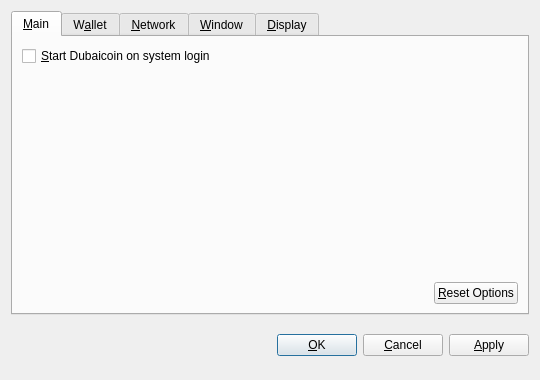
<?xml version="1.0" encoding="UTF-8"?>
<ui version="4.0">
 <class>OptionsDialog</class>
 <widget class="QDialog" name="OptionsDialog">
  <property name="geometry">
   <rect>
    <x>0</x>
    <y>0</y>
    <width>540</width>
    <height>380</height>
   </rect>
  </property>
  <property name="windowTitle">
   <string>Options</string>
  </property>
  <property name="modal">
   <bool>true</bool>
  </property>
  <layout class="QVBoxLayout" name="verticalLayout">
   <item>
    <widget class="QTabWidget" name="tabWidget">
     <property name="tabPosition">
      <enum>QTabWidget::North</enum>
     </property>
     <property name="currentIndex">
      <number>0</number>
     </property>
     <widget class="QWidget" name="tabMain">
      <attribute name="title">
       <string>&amp;Main</string>
      </attribute>
      <layout class="QVBoxLayout" name="verticalLayout_Main">
       <item>
        <widget class="QCheckBox" name="bitcoinAtStartup">
         <property name="toolTip">
          <string>Automatically start Dubaicoin after logging in to the system.</string>
         </property>
         <property name="text">
          <string>&amp;Start Dubaicoin on system login</string>
         </property>
        </widget>
       </item>
       <item>
        <spacer name="verticalSpacer_Main">
         <property name="orientation">
          <enum>Qt::Vertical</enum>
         </property>
         <property name="sizeHint" stdset="0">
          <size>
           <width>20</width>
           <height>40</height>
          </size>
         </property>
        </spacer>
       </item>
       <item>
        <layout class="QHBoxLayout" name="horizontalLayout_2_Main">
         <item>
          <spacer name="horizontalSpacer_2_Main">
           <property name="orientation">
            <enum>Qt::Horizontal</enum>
           </property>
           <property name="sizeHint" stdset="0">
            <size>
             <width>40</width>
             <height>20</height>
            </size>
           </property>
          </spacer>
         </item>
         <item>
          <widget class="QPushButton" name="resetButton">
           <property name="toolTip">
            <string>Reset all client options to default.</string>
           </property>
           <property name="text">
            <string>&amp;Reset Options</string>
           </property>
           <property name="autoDefault">
            <bool>false</bool>
           </property>
          </widget>
         </item>
        </layout>
       </item>
      </layout>
     </widget>
     <widget class="QWidget" name="tabWallet">
      <attribute name="title">
       <string>W&amp;allet</string>
      </attribute>
      <layout class="QVBoxLayout" name="verticalLayout_Network">
       <item>
        <widget class="QLabel" name="transactionFeeInfoLabel">
         <property name="text">
          <string>Optional transaction fee per kB that helps make sure your transactions are processed quickly. Most transactions are 1 kB.</string>
         </property>
         <property name="textFormat">
          <enum>Qt::PlainText</enum>
         </property>
         <property name="wordWrap">
          <bool>true</bool>
         </property>
        </widget>
       </item>
       <item>
        <layout class="QHBoxLayout" name="horizontalLayout_1_Main">
         <item>
          <widget class="QLabel" name="transactionFeeLabel">
           <property name="text">
            <string>Pay transaction &amp;fee</string>
           </property>
           <property name="textFormat">
            <enum>Qt::PlainText</enum>
           </property>
           <property name="buddy">
            <cstring>transactionFee</cstring>
           </property>
          </widget>
         </item>
         <item>
          <widget class="BitcoinAmountField" name="transactionFee"/>
         </item>
         <item>
          <spacer name="horizontalSpacer_1_Main">
           <property name="orientation">
            <enum>Qt::Horizontal</enum>
           </property>
           <property name="sizeHint" stdset="0">
            <size>
             <width>40</width>
             <height>20</height>
            </size>
           </property>
          </spacer>
         </item>
        </layout>
       </item>
       <item>
        <widget class="QLabel" name="label">
         <property name="text">
          <string>If you disable the spending of unconfirmed change, the change from a transaction cannot be used until that transaction has at least one confirmation. This also affects how your balance is computed.</string>
         </property>
         <property name="wordWrap">
          <bool>true</bool>
         </property>
        </widget>
       </item>
       <item>
        <widget class="QCheckBox" name="spendZeroConfChange">
         <property name="text">
          <string>Spend unconfirmed change  (experts only)</string>
         </property>
        </widget>
       </item>
       <item>
        <spacer name="verticalSpacer">
         <property name="orientation">
          <enum>Qt::Vertical</enum>
         </property>
         <property name="sizeHint" stdset="0">
          <size>
           <width>20</width>
           <height>40</height>
          </size>
         </property>
        </spacer>
       </item>
      </layout>
     </widget>
     <widget class="QWidget" name="tabNetwork">
      <attribute name="title">
       <string>&amp;Network</string>
      </attribute>
      <layout class="QVBoxLayout" name="verticalLayout_Network">
       <item>
        <widget class="QCheckBox" name="mapPortUpnp">
         <property name="toolTip">
          <string>Automatically open the Dubaicoin client port on the router. This only works when your router supports UPnP and it is enabled.</string>
         </property>
         <property name="text">
          <string>Map port using &amp;UPnP</string>
         </property>
        </widget>
       </item>
       <item>
        <widget class="QCheckBox" name="connectSocks">
         <property name="toolTip">
          <string>Connect to the Dubaicoin network through a SOCKS proxy (e.g. when connecting through Tor).</string>
         </property>
         <property name="text">
          <string>&amp;Connect through SOCKS proxy:</string>
         </property>
        </widget>
       </item>
       <item>
        <layout class="QHBoxLayout" name="horizontalLayout_Network">
         <item>
          <widget class="QLabel" name="proxyIpLabel">
           <property name="text">
            <string>Proxy &amp;IP:</string>
           </property>
           <property name="textFormat">
            <enum>Qt::PlainText</enum>
           </property>
           <property name="buddy">
            <cstring>proxyIp</cstring>
           </property>
          </widget>
         </item>
         <item>
          <widget class="QValidatedLineEdit" name="proxyIp">
           <property name="maximumSize">
            <size>
             <width>140</width>
             <height>16777215</height>
            </size>
           </property>
           <property name="toolTip">
            <string>IP address of the proxy (e.g. 127.0.0.1)</string>
           </property>
          </widget>
         </item>
         <item>
          <widget class="QLabel" name="proxyPortLabel">
           <property name="text">
            <string>&amp;Port:</string>
           </property>
           <property name="textFormat">
            <enum>Qt::PlainText</enum>
           </property>
           <property name="buddy">
            <cstring>proxyPort</cstring>
           </property>
          </widget>
         </item>
         <item>
          <widget class="QLineEdit" name="proxyPort">
           <property name="maximumSize">
            <size>
             <width>55</width>
             <height>16777215</height>
            </size>
           </property>
           <property name="toolTip">
            <string>Port of the proxy (e.g. 9050)</string>
           </property>
          </widget>
         </item>
         <item>
          <widget class="QLabel" name="socksVersionLabel">
           <property name="text">
            <string>SOCKS &amp;Version:</string>
           </property>
           <property name="textFormat">
            <enum>Qt::PlainText</enum>
           </property>
           <property name="buddy">
            <cstring>socksVersion</cstring>
           </property>
          </widget>
         </item>
         <item>
          <widget class="QValueComboBox" name="socksVersion">
           <property name="toolTip">
            <string>SOCKS version of the proxy (e.g. 5)</string>
           </property>
          </widget>
         </item>
         <item>
          <spacer name="horizontalSpacer_Network">
           <property name="orientation">
            <enum>Qt::Horizontal</enum>
           </property>
           <property name="sizeHint" stdset="0">
            <size>
             <width>40</width>
             <height>20</height>
            </size>
           </property>
          </spacer>
         </item>
        </layout>
       </item>
       <item>
        <spacer name="verticalSpacer_Network">
         <property name="orientation">
          <enum>Qt::Vertical</enum>
         </property>
         <property name="sizeHint" stdset="0">
          <size>
           <width>20</width>
           <height>40</height>
          </size>
         </property>
        </spacer>
       </item>
      </layout>
     </widget>
     <widget class="QWidget" name="tabWindow">
      <attribute name="title">
       <string>&amp;Window</string>
      </attribute>
      <layout class="QVBoxLayout" name="verticalLayout_Window">
       <item>
        <widget class="QCheckBox" name="minimizeToTray">
         <property name="toolTip">
          <string>Show only a tray icon after minimizing the window.</string>
         </property>
         <property name="text">
          <string>&amp;Minimize to the tray instead of the taskbar</string>
         </property>
        </widget>
       </item>
       <item>
        <widget class="QCheckBox" name="minimizeOnClose">
         <property name="toolTip">
          <string>Minimize instead of exit the application when the window is closed. When this option is enabled, the application will be closed only after selecting Quit in the menu.</string>
         </property>
         <property name="text">
          <string>M&amp;inimize on close</string>
         </property>
        </widget>
       </item>
       <item>
        <spacer name="verticalSpacer_Window">
         <property name="orientation">
          <enum>Qt::Vertical</enum>
         </property>
         <property name="sizeHint" stdset="0">
          <size>
           <width>20</width>
           <height>40</height>
          </size>
         </property>
        </spacer>
       </item>
      </layout>
     </widget>
     <widget class="QWidget" name="tabDisplay">
      <attribute name="title">
       <string>&amp;Display</string>
      </attribute>
      <layout class="QVBoxLayout" name="verticalLayout_Display">
       <item>
        <layout class="QHBoxLayout" name="horizontalLayout_1_Display">
         <item>
          <widget class="QLabel" name="langLabel">
           <property name="text">
            <string>User Interface &amp;language:</string>
           </property>
           <property name="textFormat">
            <enum>Qt::PlainText</enum>
           </property>
           <property name="buddy">
            <cstring>lang</cstring>
           </property>
          </widget>
         </item>
         <item>
          <widget class="QValueComboBox" name="lang">
           <property name="toolTip">
            <string>The user interface language can be set here. This setting will take effect after restarting Dubaicoin.</string>
           </property>
          </widget>
         </item>
        </layout>
       </item>
       <item>
        <layout class="QHBoxLayout" name="horizontalLayout_2_Display">
         <item>
          <widget class="QLabel" name="unitLabel">
           <property name="text">
            <string>&amp;Unit to show amounts in:</string>
           </property>
           <property name="textFormat">
            <enum>Qt::PlainText</enum>
           </property>
           <property name="buddy">
            <cstring>unit</cstring>
           </property>
          </widget>
         </item>
         <item>
          <widget class="QValueComboBox" name="unit">
           <property name="toolTip">
            <string>Choose the default subdivision unit to show in the interface and when sending coins.</string>
           </property>
          </widget>
         </item>
        </layout>
       </item>
       <item>
        <widget class="QCheckBox" name="displayAddresses">
         <property name="toolTip">
          <string>Whether to show Dubaicoin addresses in the transaction list or not.</string>
         </property>
         <property name="text">
          <string>&amp;Display addresses in transaction list</string>
         </property>
        </widget>
       </item>
       <item>
        <widget class="QCheckBox" name="coinControlFeatures">
         <property name="toolTip">
          <string>Whether to show coin control features or not.</string>
         </property>
         <property name="text">
          <string>Display coin &amp;control features (experts only!)</string>
         </property>
        </widget>
       </item>
       <item>
        <spacer name="verticalSpacer_Display">
         <property name="orientation">
          <enum>Qt::Vertical</enum>
         </property>
         <property name="sizeHint" stdset="0">
          <size>
           <width>20</width>
           <height>40</height>
          </size>
         </property>
        </spacer>
       </item>
      </layout>
     </widget>
    </widget>
   </item>
   <item>
    <layout class="QHBoxLayout" name="horizontalLayout_Buttons">
     <item>
      <spacer name="horizontalSpacer_1">
       <property name="orientation">
        <enum>Qt::Horizontal</enum>
       </property>
       <property name="sizeHint" stdset="0">
        <size>
         <width>40</width>
         <height>48</height>
        </size>
       </property>
      </spacer>
     </item>
     <item>
      <widget class="QLabel" name="statusLabel">
       <property name="font">
        <font>
         <weight>75</weight>
         <bold>true</bold>
        </font>
       </property>
       <property name="text">
        <string/>
       </property>
       <property name="textFormat">
        <enum>Qt::PlainText</enum>
       </property>
       <property name="wordWrap">
        <bool>true</bool>
       </property>
      </widget>
     </item>
     <item>
      <spacer name="horizontalSpacer_2">
       <property name="orientation">
        <enum>Qt::Horizontal</enum>
       </property>
       <property name="sizeHint" stdset="0">
        <size>
         <width>40</width>
         <height>48</height>
        </size>
       </property>
      </spacer>
     </item>
     <item>
      <widget class="QPushButton" name="okButton">
       <property name="text">
        <string>&amp;OK</string>
       </property>
      </widget>
     </item>
     <item>
      <widget class="QPushButton" name="cancelButton">
       <property name="text">
        <string>&amp;Cancel</string>
       </property>
       <property name="autoDefault">
        <bool>false</bool>
       </property>
      </widget>
     </item>
     <item>
      <widget class="QPushButton" name="applyButton">
       <property name="text">
        <string>&amp;Apply</string>
       </property>
       <property name="autoDefault">
        <bool>false</bool>
       </property>
      </widget>
     </item>
    </layout>
   </item>
  </layout>
 </widget>
 <customwidgets>
  <customwidget>
   <class>BitcoinAmountField</class>
   <extends>QSpinBox</extends>
   <header>bitcoinamountfield.h</header>
  </customwidget>
  <customwidget>
   <class>QValueComboBox</class>
   <extends>QComboBox</extends>
   <header>qvaluecombobox.h</header>
  </customwidget>
  <customwidget>
   <class>QValidatedLineEdit</class>
   <extends>QLineEdit</extends>
   <header>qvalidatedlineedit.h</header>
  </customwidget>
 </customwidgets>
 <resources/>
 <connections/>
</ui>
